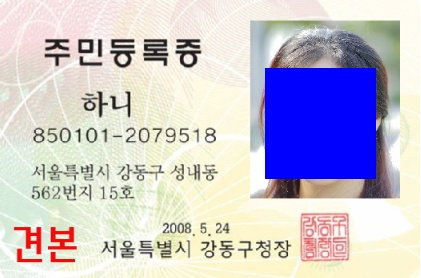
#> input picture test.jpg, 421 x 278 px
$ python -i text_face_detection.py   (imports and definitions only)
#> lines starting #> are read from the running program, lines starting #| are printed output that depends on the picture; after the words box and inside, x2 and y2 are one past the last pixel; in counts of white or black regions, pixels touching at a corner belong together
import cv2
import pytesseract
import re
import numpy as np
import tempfile

pytesseract.pytesseract.tesseract_cmd="C:/program Files/Tesseract-OCR/tesseract.exe"

cascade = cv2.CascadeClassifier('haarcascade_frontalface_alt.xml')


# faces = cascade.detectMultiScale(img , scaleFactor=1.1, minNeighbors=5, minSize=(5,5))
# print(faces)
config  = r'--oem 1 --psm 6 outoutbase digits'

# [7 lines left out: function convert_gray_color, not called in this run]

def image_smoothing(img):
    ret, th1 = cv2.threshold(img , 127 , 255, cv2.THRESH_BINARY)
    blur = cv2.GaussianBlur(th1 , (1,1),0)
    # [4 lines of commented-out code are left out]

    return blur


#text 정제처리
def clean_text(read_data):
    text = re.sub('[=+,#/\?:^$.@*\"※~&%ㆍ!』\\"|\(\)\[\]\<\>`\"…》£"¢¥"Ÿ«éȮϽñٶϴ»「—©]', '', read_data)
    return text

def remove_noise_and_smooth(file_name):
#> called with file_name = 'test.jpg'
    img = cv2.imread(file_name, flags=0)
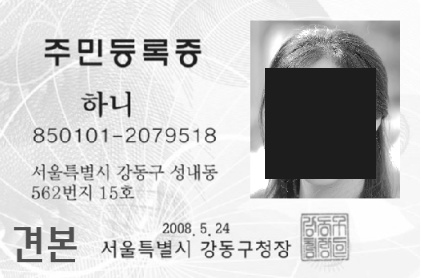
#> img: shape (278, 421); min 15, max 255, mean 197.4
    filtered = cv2.adaptiveThreshold(img.astype(np.uint8), 255 , cv2.ADAPTIVE_THRESH_MEAN_C , cv2.THRESH_BINARY, 41, 3)
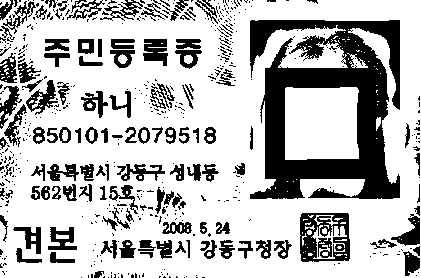
#> filtered: shape (278, 421); 72.6% white; 529 black regions (410 under 20 px), largest, box (x1, y1, x2, y2) and area: (250, 20, 400, 199) 14164, (300, 213, 350, 262) 1438, (143, 39, 168, 66) 479
    kernal = np.ones((1,1), np.uint8)
    opening = cv2.morphologyEx(filtered, cv2.MORPH_OPEN, kernel=kernal) #노이즈 제거
    closing = cv2.morphologyEx(opening, cv2.MORPH_OPEN, kernel=kernal) #노이즈 제거
    img  = image_smoothing(img)
#> in image_smoothing, `ret, th1 = cv2.threshold(img , 127 , 255, cv2.THRESH_BINARY)`:
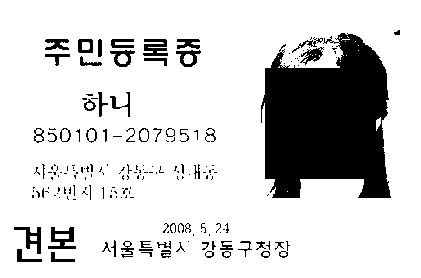
#> th1: shape (278, 421); 82.3% white; 186 black regions (130 under 20 px), largest, box (x1, y1, x2, y2) and area: (261, 33, 391, 198) 15679, (48, 227, 76, 249) 321, (143, 39, 168, 56) 299
    or_image = cv2.bitwise_or(img, closing)
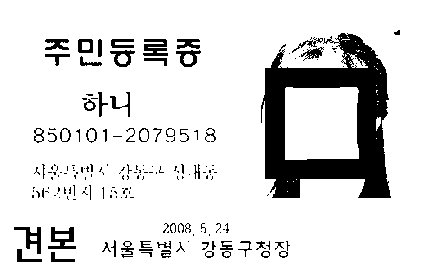
#> or_image: shape (278, 421); 87% white; 184 black regions (128 under 20 px), largest, box (x1, y1, x2, y2) and area: (261, 33, 391, 198) 10180, (48, 227, 76, 249) 321, (143, 39, 168, 56) 299
    # print(or_image)
    # cv2.imshow('얼굴인식부분', or_image)
    # cv2.waitKey(0)
    return or_image


# [63 lines left out: function rectangle_detect, not called in this run]


# [11 lines of commented-out code are left out]

>>> result = remove_noise_and_smooth('test.jpg')
